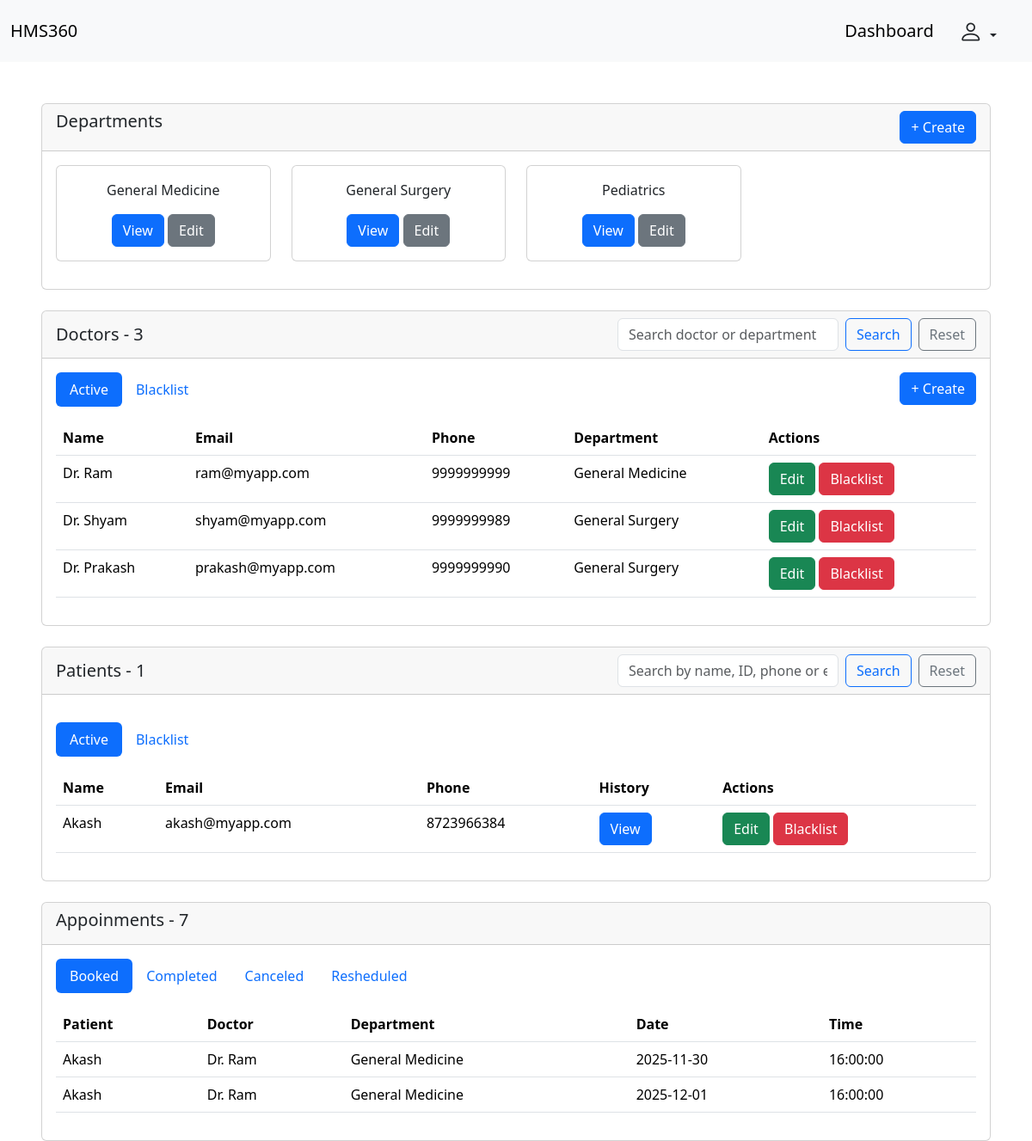
The app's page /admin/dashboard (signed in), older data.
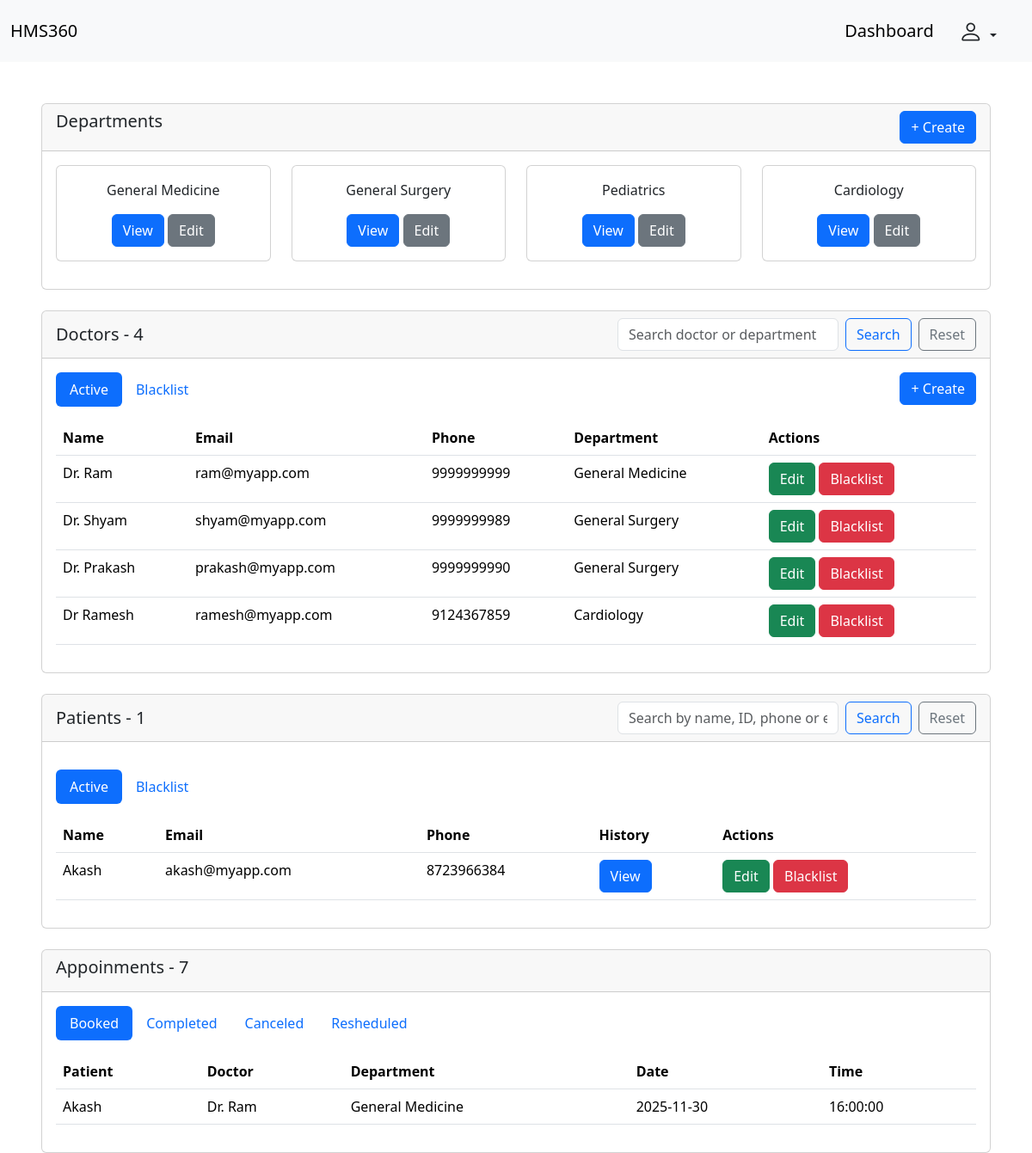
The same page, newer data.
### backend/models.py (models this page shows, shortened)
class Department(db.Model):
    __tablename__ = "department"
    id  = db.Column(db.Integer , primary_key = True , autoincrement = True)
    name = db.Column(db.String , nullable = False, unique = True)
    description = db.Column(db.String , nullable = False)
    doc_registered = db.Column(db.Integer)
    doctors = db.relationship("Doctor", backref = "department")
    appointments = db.relationship("Appointment", backref = "department")

class Doctor(db.Model , UserMixin):
    __tablename__ = "doctor"
    id  = db.Column(db.Integer , primary_key = True , autoincrement = True)
    name = db.Column(db.String , nullable = False)
    email = db.Column(db.String, unique = True , nullable = False)
    password = db.Column(db.String, nullable = False)
    phone = db.Column(db.String, nullable = False)
    status = db.Column(db.String, nullable =False, default='Active')
    dept_id = db.Column(db.Integer, db.ForeignKey ("department.id"), nullable = False)
    appointments = db.relationship("Appointment", backref = "doctor")

class Patient(db.Model , UserMixin):
    __tablename__ = "patient"
    id  = db.Column(db.Integer , primary_key = True , autoincrement = True)
    name = db.Column(db.String , nullable = False)
    email = db.Column(db.String, unique = True , nullable = False)
    password = db.Column(db.String, nullable = False)
    phone = db.Column(db.String, nullable =False)
    status = db.Column(db.String, nullable =False, default='Active')
    created_appointments = db.relationship("Appointment", backref = "patient")

class Appointment(db.Model):
    __tablename__ = "appointment"
    id  = db.Column(db.Integer , primary_key = True , autoincrement = True)
    pat_id = db.Column(db.Integer, db.ForeignKey ("patient.id"), nullable = False)
    doc_id = db.Column(db.Integer, db.ForeignKey ("doctor.id"), nullable = False)
    dept_id = db.Column(db.Integer, db.ForeignKey ("department.id"), nullable = False)
    date = db.Column(db.Date, default=datetime.date.today, nullable = False)
    time = db.Column(db.Time, default=lambda: datetime.datetime.now().time(), nullable = False)
    status = db.Column(db.String, nullable = False, default='Booked')
    treatments = db.relationship("Treatment", backref = "appointment")

### backend/routes.py (the view)
@app.route("/admin/dashboard" , methods=["GET" , "POST"])
@login_required
def admin_dashboard():
    docs = db.session.query(Doctor).all()
    doctor_search = request.args.get("doctor_search", "").strip()
    patient_search = request.args.get("patient_search", "").strip()
    depts = db.session.query(Department).all()
    if doctor_search:
        like = f"%{doctor_search}%"
        active_doc = (
            Doctor.query
            .join(Department, Doctor.dept_id == Department.id)
            .filter(
                Doctor.status == "Active",
                or_(
                    Doctor.name.ilike(like),
                    Department.name.ilike(like),
                )
            )
            .all()
        )
        blacklist_doc = (
            Doctor.query
            .join(Department, Doctor.dept_id == Department.id)
            .filter(
                Doctor.status == "Blacklist",
                or_(
                    Doctor.name.ilike(like),
                    Department.name.ilike(like),
                )
            )
            .all()
        )
    else:
        active_doc = Doctor.query.filter_by(status="Active").all()
        blacklist_doc = Doctor.query.filter_by(status="Blacklist").all()
    if patient_search:
        like = f"%{patient_search}%"
        active_pat = (
            Patient.query
            .filter(
                Patient.status == "Active",
                or_(
                    Patient.name.ilike(like),
                    cast(Patient.id, String).ilike(like),
                    Patient.email.ilike(like),
                    Patient.phone.ilike(like),
                )
            )
            .all()
        )
        blacklist_pat = (
            Patient.query
            .filter(
                Patient.status == "Blacklist",
                or_(
                    Patient.name.ilike(like),
                    cast(Patient.id, String).ilike(like),
                    Patient.email.ilike(like),
                    Patient.phone.ilike(like),
                )
            )
            .all()
        )
    else:
        active_pat = Patient.query.filter_by(status="Active").all()
        blacklist_pat = Patient.query.filter_by(status="Blacklist").all()
    booked_appoint = db.session.query(Appointment).filter_by(status="Booked").all()
    completed_appoint = db.session.query(Appointment).filter_by(status="Completed").all()
    canceled_appoint = db.session.query(Appointment).filter_by(status="Canceled").all()
    resheduled_appoint = db.session.query(Appointment).filter_by(status="Resheduled").all()
    total_doctors = Doctor.query.count()
    total_patients = Patient.query.count()
    total_appointments = Appointment.query.count()
    return render_template("/admin/dashboard.html" , current_admin = current_user, all_docs = docs, all_depts = depts,
                            booked_appoint = booked_appoint, completed_appoint = completed_appoint, canceled_appoint = canceled_appoint,
                            resheduled_appoint = resheduled_appoint, active_pat = active_pat, blacklist_pat = blacklist_pat,
                            active_doc = active_doc, blacklist_doc = blacklist_doc, total_doctors=total_doctors, total_patients=total_patients,
                            total_appointments=total_appointments, doctor_search=doctor_search, patient_search=patient_search)

### app.py (called while the page is built)
def create_app():
    app = Flask(__name__)
    app.config["SQLALCHEMY_DATABASE_URI"] = "sqlite:///Hospital_db.sqlite3"
    db.init_app(app)
    app.config["SECRET_KEY"] = "Thisismysecret"
    login_manager = LoginManager(app)
    @login_manager.user_loader
    def load_user(email):
        return db.session.query(Patient).filter_by(email = email).first() or \
        db.session.query(Admin).filter_by(email = email).first() or \
        db.session.query(Doctor).filter_by(email = email).first()
    app.app_context().push()
    db.create_all()
    return app

### templates/admin/dashboard.html (shortened to what the changed rows need)
<!DOCTYPE html>
<html lang="en">
<head>
    <link href="https://cdn.jsdelivr.net/npm/bootstrap@5.3.7/dist/css/bootstrap.min.css" rel="stylesheet"
>
        <link rel="stylesheet" href="https://cdn.jsdelivr.net/npm/bootstrap-icons@1.13.1/font/bootstrap-icons.min.css">
</head>
<body>
    <div class="card mt-5 ms-5 me-5">
        <div class="card-body">
            <div class="row">
                {% for dept in all_depts %}
                <div class="col-3 mb-3">
                    <div class="card text-center">
                        <div class="card-body">
                            <p>{{dept.name}}</p>
                            <button class="btn btn-primary" data-bs-toggle="modal" data-bs-target="#view-department-{{dept.id}}">View</button>
                            <button class="btn btn-secondary" data-bs-toggle="modal" data-bs-target="#edit-department-{{dept.id}}">Edit</button>
                        </div>
                    </div>
                </div>
                {% endfor %}
            </div>
        </div>
    </div>
    <div class="card mt-4 ms-5 me-5">
        <div class="card-header d-flex justify-content-between align-items-center">
            <h5 class="mb-0">Doctors - {{ total_doctors }}</h5>
            <form class="d-flex" method="get" action="{{ url_for('admin_dashboard') }}">
                <input class="form-control me-2" type="text" name="doctor_search" placeholder="Search doctor or department"
                    value="{{ doctor_search or '' }}">
                <button class="btn btn-outline-primary me-2" type="submit">Search</button>
                <a href="{{ url_for('admin_dashboard') }}" class="btn btn-outline-secondary">Reset</a>
            </form>
        </div>
        <div class="card-body">
            <div class="tab-content" id="pills-tabContent">
                <div class="tab-pane fade show active" id="active-doc" role="tabpanel" aria-labelledby="active-doc-tab"
                    tabindex="0">
                    <table class="table">
                        <thead>
                            <tr>
                                <th scope="col">Name</th>
                                <th scope="col">Email</th>
                                <th scope="col">Phone</th>
                                <th scope="col">Department</th>
                                <th scope="col">Actions</th>
                            </tr>
                        </thead>
                        <tbody>
                            {% for doc in active_doc %}
                            <tr>
                                <td>{{doc.name}}</td>
                                <td>{{doc.email}}</td>
                                <td>{{doc.phone}}</td>
                                <td>{{doc.department.name}}</td>
                                <td>
                                    <button class="btn btn-success" data-bs-toggle="modal"
                                        data-bs-target="#edit-doc-{{doc.id}}">
                                        Edit
                                    </button>
                                    <button class="btn btn-danger" data-bs-toggle="modal"
                                        data-bs-target="#blacklist-doc-{{doc.id}}">
                                        Blacklist
                                    </button>
                                </td>
                            </tr>
                            {% endfor %}
                        </tbody>
                    </table>
                </div>
            </div>
        </div>
    </div>
    <div class="card mt-4 ms-5 me-5">
        <div class="card-body">
            <div class="tab-content" id="pills-tabContent">
                <div class="tab-pane fade show active" id="active-pat" role="tabpanel"
                    aria-labelledby="active-pat-tab" tabindex="0">
                    <table class="table">
                        <thead>
                            <tr>
                                <th scope="col">Name</th>
                                <th scope="col">Email</th>
                                <th scope="col">Phone</th>
                                <th scope="col">History</th>
                                <th scope="col">Actions</th>
                            </tr>
                        </thead>
                        <tbody>
                            {% for ap in active_pat %}
                            <tr>
                                <td>{{ap.name}}</td>
                                <td>{{ap.email}}</td>
                                <td>{{ap.phone}}</td>
                                <td>
                                    <a href="{{ url_for('admin_patient_history', patient_id=ap.id) }}" class="btn btn-primary">
                                        View
                                    </a>
                                </td>
                                <td>
                                    <button class="btn btn-success" data-bs-toggle="modal" data-bs-target="#edit-pat-{{ap.id}}">
                                        Edit
                                    </button>
                                    <button class="btn btn-danger" data-bs-toggle="modal" data-bs-target="#blacklist-pat-{{ap.id}}">
                                        Blacklist
                                    </button>
                                </td>
                            </tr>
                            {% endfor %}
                        </tbody>
                    </table>
                </div>
            </div>
        </div>
    </div>
    <div class="card mt-4 ms-5 me-5">
        <div class="card-body">
            <div class="tab-content" id="pills-tabContent">
                <div class="tab-pane fade show active" id="booked-appoint" role="tabpanel"
                    aria-labelledby="booked-appoint-tab" tabindex="0">
                    <table class="table">
                        <thead>
                            <tr>
                                <th scope="col">Patient</th>
                                <th scope="col">Doctor</th>
                                <th scope="col">Department</th>
                                <th scope="col">Date</th>
                                <th scope="col">Time</th>
                            </tr>
                        </thead>
                        <tbody>
                            {% for ba in booked_appoint %}
                            <tr>
                                <td>{{ba.patient.name}}</td>
                                <td>{{ba.doctor.name}}</td>
                                <td>{{ba.department.name}}</td>
                                <td>{{ba.date}}</td>
                                <td>{{ba.time}}</td>
                            </tr>
                            {% endfor %}
                        </tbody>
                    </table>
                </div>
            </div>
        </div>
    </div>
</body>
</html>

Row changes from the older to the newer data that the page shows:
no longer on this page (row edited): Appointment: patient.name "Akash", doctor.name "Dr. Ram", department.name "General Medicine", date "2025-12-01", time "16:00:00"
added Department: name "Cardiology"
added Doctor: name "Dr Ramesh", email "ramesh@myapp.com", phone "9124367859", department.name "Cardiology"
Text that changed along with them:
{{ total_doctors }}: "3" → "4"
